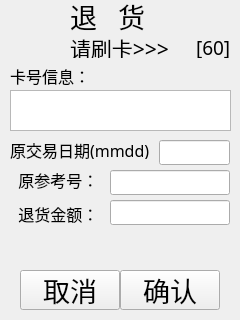
<?xml version="1.0" encoding="UTF-8"?>
<ui version="4.0">
 <class>Pro_Refund</class>
 <widget class="QDialog" name="Pro_Refund">
  <property name="geometry">
   <rect>
    <x>0</x>
    <y>0</y>
    <width>240</width>
    <height>320</height>
   </rect>
  </property>
  <property name="windowTitle">
   <string>Dialog</string>
  </property>
  <widget class="QLabel" name="label">
   <property name="geometry">
    <rect>
     <x>70</x>
     <y>37</y>
     <width>110</width>
     <height>21</height>
    </rect>
   </property>
   <property name="font">
    <font>
     <family>AR PL UKai CN</family>
     <pointsize>16</pointsize>
    </font>
   </property>
   <property name="text">
    <string>请刷卡&gt;&gt;&gt;</string>
   </property>
  </widget>
  <widget class="QTextEdit" name="line0_card">
   <property name="geometry">
    <rect>
     <x>10</x>
     <y>90</y>
     <width>221</width>
     <height>41</height>
    </rect>
   </property>
   <property name="font">
    <font>
     <family>AR PL UKai CN</family>
     <pointsize>14</pointsize>
    </font>
   </property>
   <property name="readOnly">
    <bool>true</bool>
   </property>
  </widget>
  <widget class="QLabel" name="label_2">
   <property name="geometry">
    <rect>
     <x>70</x>
     <y>0</y>
     <width>111</width>
     <height>31</height>
    </rect>
   </property>
   <property name="font">
    <font>
     <family>AR PL UKai CN</family>
     <pointsize>20</pointsize>
    </font>
   </property>
   <property name="text">
    <string>退   货</string>
   </property>
  </widget>
  <widget class="QLabel" name="labelHint">
   <property name="geometry">
    <rect>
     <x>10</x>
     <y>65</y>
     <width>111</width>
     <height>22</height>
    </rect>
   </property>
   <property name="font">
    <font>
     <family>AR PL UKai CN</family>
     <pointsize>12</pointsize>
    </font>
   </property>
   <property name="text">
    <string>卡号信息：</string>
   </property>
  </widget>
  <widget class="QLabel" name="label_6">
   <property name="geometry">
    <rect>
     <x>10</x>
     <y>140</y>
     <width>141</width>
     <height>19</height>
    </rect>
   </property>
   <property name="font">
    <font>
     <family>AR PL UKai CN</family>
     <pointsize>12</pointsize>
    </font>
   </property>
   <property name="text">
    <string>原交易日期(mmdd)：</string>
   </property>
  </widget>
  <widget class="QLineEdit" name="line1_date">
   <property name="geometry">
    <rect>
     <x>159</x>
     <y>140</y>
     <width>71</width>
     <height>25</height>
    </rect>
   </property>
   <property name="font">
    <font>
     <family>AR PL UKai CN</family>
     <pointsize>14</pointsize>
    </font>
   </property>
  </widget>
  <widget class="QLineEdit" name="line3_amt">
   <property name="geometry">
    <rect>
     <x>110</x>
     <y>200</y>
     <width>120</width>
     <height>25</height>
    </rect>
   </property>
   <property name="font">
    <font>
     <family>AR PL UKai CN</family>
     <pointsize>14</pointsize>
    </font>
   </property>
  </widget>
  <widget class="QLabel" name="label_times">
   <property name="geometry">
    <rect>
     <x>196</x>
     <y>37</y>
     <width>41</width>
     <height>21</height>
    </rect>
   </property>
   <property name="font">
    <font>
     <family>AR PL UKai CN</family>
     <pointsize>14</pointsize>
    </font>
   </property>
   <property name="text">
    <string>[60]</string>
   </property>
  </widget>
  <widget class="QLabel" name="label_5">
   <property name="geometry">
    <rect>
     <x>10</x>
     <y>204</y>
     <width>91</width>
     <height>19</height>
    </rect>
   </property>
   <property name="font">
    <font>
     <family>AR PL UKai CN</family>
     <pointsize>12</pointsize>
    </font>
   </property>
   <property name="text">
    <string>  退货金额：</string>
   </property>
  </widget>
  <widget class="QLineEdit" name="line2_refer">
   <property name="geometry">
    <rect>
     <x>110</x>
     <y>170</y>
     <width>120</width>
     <height>25</height>
    </rect>
   </property>
   <property name="font">
    <font>
     <family>AR PL UKai CN</family>
     <pointsize>14</pointsize>
    </font>
   </property>
   <property name="text">
    <string/>
   </property>
  </widget>
  <widget class="QLabel" name="label_4">
   <property name="geometry">
    <rect>
     <x>10</x>
     <y>170</y>
     <width>96</width>
     <height>19</height>
    </rect>
   </property>
   <property name="font">
    <font>
     <family>AR PL UKai CN</family>
     <pointsize>12</pointsize>
    </font>
   </property>
   <property name="text">
    <string>  原参考号：</string>
   </property>
  </widget>
  <widget class="QPushButton" name="confirmButton">
   <property name="geometry">
    <rect>
     <x>120</x>
     <y>270</y>
     <width>100</width>
     <height>40</height>
    </rect>
   </property>
   <property name="font">
    <font>
     <family>AR PL UKai CN</family>
     <pointsize>20</pointsize>
    </font>
   </property>
   <property name="text">
    <string>确认</string>
   </property>
   <property name="autoDefault">
    <bool>false</bool>
   </property>
  </widget>
  <widget class="QPushButton" name="cancelButton">
   <property name="geometry">
    <rect>
     <x>20</x>
     <y>270</y>
     <width>100</width>
     <height>40</height>
    </rect>
   </property>
   <property name="font">
    <font>
     <family>AR PL UKai CN</family>
     <pointsize>20</pointsize>
    </font>
   </property>
   <property name="text">
    <string>取消</string>
   </property>
   <property name="autoDefault">
    <bool>false</bool>
   </property>
  </widget>
 </widget>
 <tabstops>
  <tabstop>line0_card</tabstop>
  <tabstop>line1_date</tabstop>
  <tabstop>line2_refer</tabstop>
  <tabstop>line3_amt</tabstop>
  <tabstop>confirmButton</tabstop>
  <tabstop>cancelButton</tabstop>
 </tabstops>
 <resources/>
 <connections/>
</ui>
